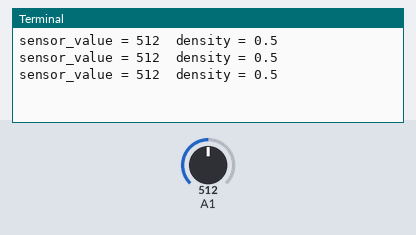
Recording of a program running on a simulated Raspberry Pi (BCM pin numbers) with a GrovePi and a Grove Base HAT. Shown: the last lines printed to the terminal. The inputs (shaded band) are chosen by the test bench; at power-on: A1 = 512 (analog values on the 0–1023 scale).

Above: at 1.2 s.
1.3 s: A1 set to 716
At 1.9 s:
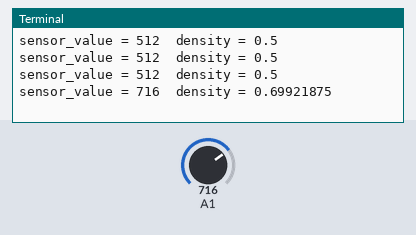
2.8 s: A1 set to 900
At 3.4 s:
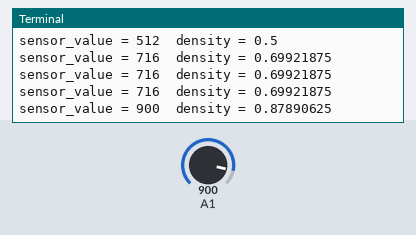
Timing chart, 0 to 5.8 s (numbered marks = the images above; inputs shaded):
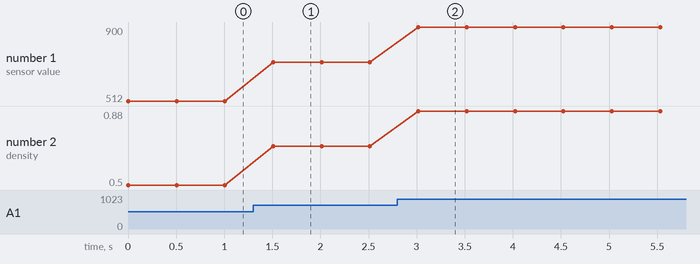

Measured:
- after the input at 1.3 s, the terminal: prints a new line after 0.21 s (image 1)
- after the input at 2.8 s, the terminal: prints a new line after 0.22 s (image 2)
- plotted number 1: 512 → 716 after the input at 1.3 s, 716 → 900 after the input at 2.8 s
- plotted number 2: 0.5 → 0.7 after the input at 1.3 s, 0.7 → 0.88 after the input at 2.8 s

The program:

grovepi_plus_gas_sensor_mq2.py
```python
# Get air quality from Grove sensor MQ2 connected to GrovePi+ port A1
# Code taken from: http://wiki.seeedstudio.com/Grove-Gas_Sensor-MQ2/

import time
import grovepi

# Connect the Grove Gas Sensor to analog port A1
# SIG,NC,VCC,GND
gas_sensor = 1

grovepi.pinMode(gas_sensor,"INPUT")

while True:
    try:
        # Get sensor value
        sensor_value = grovepi.analogRead(gas_sensor)

        # Calculate gas density - large value means more dense gas
        density = (float)(sensor_value / 1024.0)

        print("sensor_value =", sensor_value, " density =", density)
        time.sleep(.5)

    except IOError:
        print ("Error")
```
